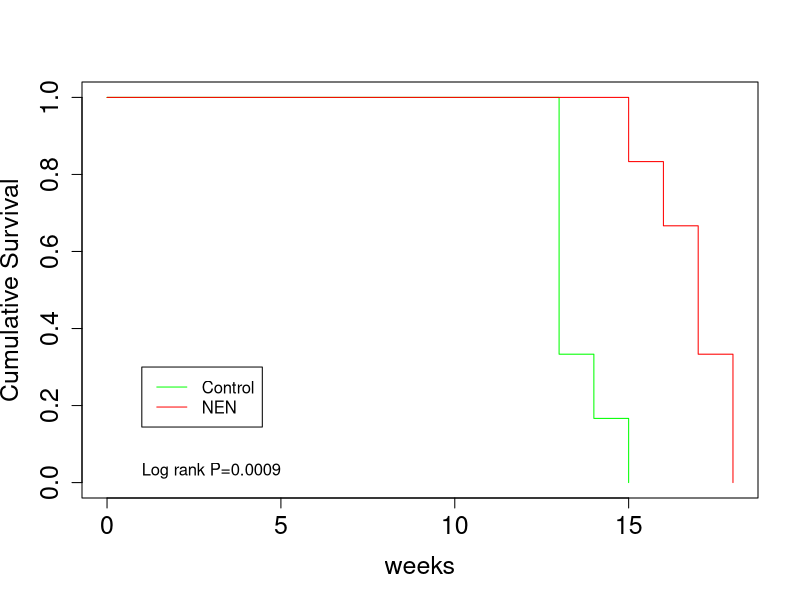

This chart was generated by the following R code:
library(survival)

control_survival = data.frame(type = "Control", survival = c(14, 13, 13, 15, 13, 13))
niclo_survival =  data.frame(type = "Niclosamide",  survival =c(13, 14, 14, 13, 15, 14))
nen_survival =  data.frame(type = "NEN",  survival =c(16, 18, 15, 17, 17, 18))

sample_survival = rbind(control_survival, nen_survival) #niclo_survival, 

fit <- survival::coxph(Surv(survival) ~ type, data=sample_survival)
summary(fit)

pdf("~/Documents/stanford/hcc/data/LIHC/nen_survival.pdf")
  my.fit1 <- survfit(Surv(survival) ~ type, data = sample_survival) 
  plot(my.fit1, xlab="weeks", ylab = "Cumulative Survival",  col=c("green", "red"), cex.lab=1.5, cex.axis=1.5)
  text(3, .03, labels = "Log rank P=0.0009")
  legend(1, .3, c("Control", "NEN"), lty=1, col = c("green", "red"))
dev.off()

